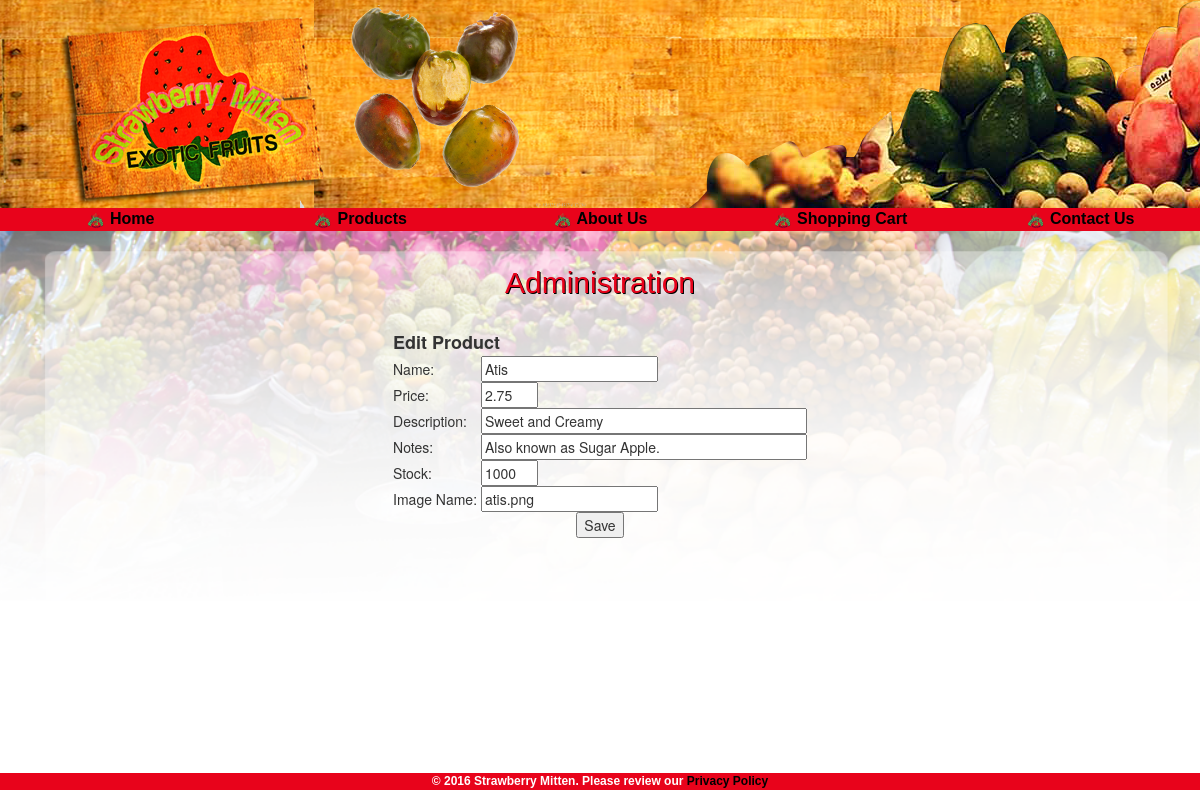
The page /admin_edit.php?id=P001 (signed in) on the database its author committed.
### tables this page shows
CREATE TABLE Products
(
  plu_id    	char(4)      NOT NULL ,
  prod_name  	char(25)     NOT NULL ,
  prod_price 	decimal(8,2) NOT NULL ,
  prod_desc  	text         NULL ,
  prod_notes	text		     NULL ,
  prod_onhand smallint	   	 NULL ,
  prod_image  char(30)     NOT NULL
);

### inc/products.php (called while the page is built, shortened)
<?php
function check_product($id) {
  $id = addslashes($id);
  $db = connect_db();
  $q = "SELECT prod_name FROM Products WHERE plu_id='".$id."'";
  $res = @$db->query($q);
  $num_rows = @$res->num_rows;
  if($num_rows > 0)
    return true;
  else
    return false;
}
function get_product_info($id) {
  $db = connect_db();
  $q = "SELECT * FROM Products WHERE plu_id='".$id."'";
  $res = @$db->query($q);
  $res = @$res->fetch_assoc();
  return $res;
}
?>

### admin_edit.php (the view, shortened to what this page needs)
<?php
  require('header.php');
  require('inc/products.php');
?>
  <div class="content">
  	<h2>Administration</h2><br>
    <table align="center">
<?php
$product = get_product_info(trim($_GET['id']));
if($product) {
?>
      <form action="admin_edit.php?id=<?=trim($_GET['id']);?>" method="post">
      <tr><td colspan="3"><span style="font-size: large"><b>Edit Product</b></span></td></tr>
      <tr><td>Name:</td><td>&nbsp;</td><td><input type="text" name="prod_name" value="<?=htmlspecialchars($product['prod_name']); ?>" size="20" maxlength="25"></td></tr>
      <tr><td>Price:</td><td>&nbsp;</td><td><input type="text" name="prod_price" value="<?=number_format($product['prod_price'], 2); ?>" size="4" maxlength="5"></td></tr>
      <tr><td>Description:</td><td>&nbsp;</td><td><input type="text" name="prod_desc" value="<?=htmlspecialchars($product['prod_desc']); ?>" size="40" maxlength="100"></td></tr>
      <tr><td>Notes:</td><td>&nbsp;</td><td><input type="text" name="prod_notes" value="<?=htmlspecialchars($product['prod_notes']); ?>" size="40" maxlength="100"></td></tr>
      <tr><td>Stock:</td><td>&nbsp;</td><td><input type="text" name="prod_onhand" value="<?=htmlspecialchars($product['prod_onhand']); ?>" size="4" maxlength="4"></td></tr>
      <tr><td>Image Name:</td><td>&nbsp;</td><td><input type="text" name="prod_image" value="<?=htmlspecialchars($product['prod_image']); ?>" size="20" maxlength="30"></td></tr>
      <tr><td colspan="3" style="text-align: center"><input type="submit" value="Save"></td></tr>
      </form>
<?php
}
?>
    </table>
  </div>
<?php
  require('footer.php');
?>

### css/main.css (style rules this page uses)
.siteimage { background-size: cover; background-repeat: no-repeat; }
h2 { color: #e8031b; text-align: center; font-family: arial, verdana, san-serif; text-shadow: 1px 1px #000000; }
div.content { width: 100%; height: 250; padding: 15px; }

### rows shown on the page
products: prod_name "Atis", prod_price "2.75", prod_desc "Sweet and Creamy", prod_notes "Also known as Sugar Apple.", prod_onhand "1000", prod_image "atis.png"
